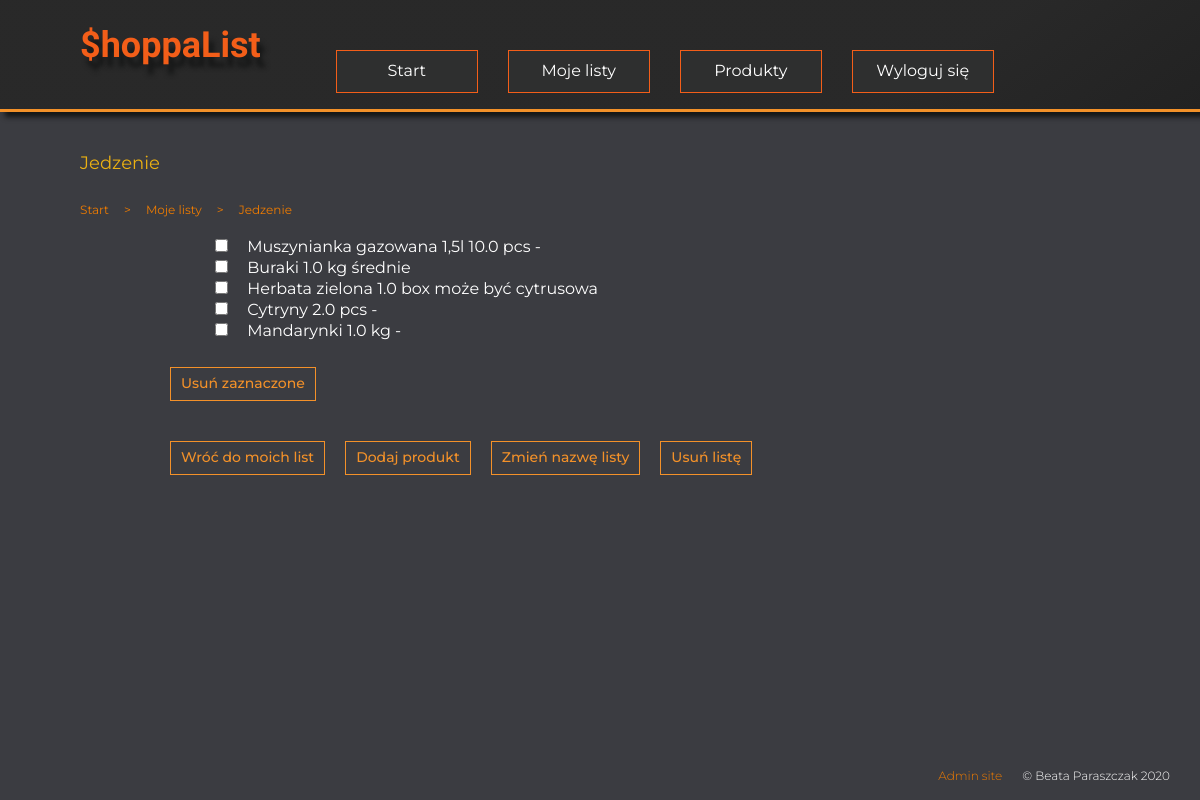
Screenshot of /categories/2/ (signed in) with the database file from the repository.
### shopping/models.py (models this page shows, shortened)
class Category(models.Model):
    name = models.CharField(
        max_length=30,
        unique=True,
        verbose_name='Nazwa listy',
    )
    def __str__(self):
        return self.name
    class Meta:
       verbose_name = 'Category'
       verbose_name_plural = 'Categories'

class Product(models.Model):
    UNITS = [
        ('pcs', 'szt.'),
        ('box', 'op.'),
        ('bottle', 'but.'),
        ('kg', 'kg'),
        ('dag', 'dag'),
        ('l', 'l'),
        ('cm', 'cm'),
        ('m', 'm'),
    ]
    name = models.CharField(max_length=50, verbose_name="Nazwa")
    amount = models.FloatField(blank=True, default=0, verbose_name="Ilość")
    unit = models.CharField(max_length=6, choices=UNITS, default='pcs', verbose_name="Jednostka") #tu rozwijana lista z jednostkami: pcs, kg, l, box, bottle, dag
    comment = models.CharField(max_length=100, blank=True, default='-', verbose_name="Uwagi")
    categories = models.ManyToManyField(
        'Category',
        through='Entry',
        through_fields=('product', 'category'),
        blank=True,
        verbose_name="Nazwa listy"
        )
    owner = models.ForeignKey(User, on_delete=models.PROTECT, blank=True, null=True, verbose_name="Prywatne")
    def __str__(self):
        return f"{self.name} {self.amount} {self.unit} {self.comment}"
    class Meta:
        verbose_name = 'Product'
        verbose_name_plural = 'Products'

### shopping/views.py (the view, shortened to what this page needs)
# urls.py: path('categories/<int:pk>/', views.CategoryDetails.as_view(), name="category"),
class CategoryDetails(FormMixin, DetailView, ProcessFormView):
    template_name = 'shopping/category.html'
    form_class = DeleteSelectedForm
    context_object_name = 'name'
    def get_context_data(self, **kwargs):
        context = super().get_context_data(**kwargs)
        context['title'] = '{0}'.format(self.object)
        return context
    def get_queryset(self):
        prefetch = Prefetch('product_set', queryset=Product.objects.filter(Q(owner=self.request.user) | Q(owner__isnull=True)))
        return Category.objects.prefetch_related(prefetch)

### shopping/forms.py
class DeleteSelectedForm(forms.Form):
    products = forms.ModelMultipleChoiceField(
                    widget = forms.CheckboxSelectMultiple,
                    queryset = Product.objects.all(),
    )

### shopping/templates/shopping/category.html (shortened to what this page needs)
{% extends "base.html" %}
{% block content %}
<ul class="breadcrumb">
    <li><a href="{% url 'index' %}">Start</a></li>
    <li>&gt</li>
    <li><a href="{% url 'categories' %}">Moje listy</a></li>
    <li>&gt</li>
    <li><a href="{% url 'category' pk=object.pk %}">{{ object }}</a></li>
</ul>
<form method="POST">
    <ul>
        {% for p in object.product_set.all %}
        <li><input type="checkbox" name="products" value="{{ p.pk }}">&nbsp;<a
                href="{% url 'product' pk=p.pk %}">{{ p }}</a>
        </li>
        {% endfor %}
    </ul>
    <input class="sub" type="submit" value="Usuń zaznaczone">
</form>
<ul class="buttons">
    <li><a class="sub" href="{% url 'categories' %}">Wróć do moich list</a></li>
    <li><a class="sub" href="{% url 'p_add' %}">Dodaj produkt</a></li>
    <li><a class="sub" href="{% url 'c_edit' pk=object.pk %}">Zmień nazwę listy</a></li>
    <li><a class="sub" href="{% url 'c_delete' pk=object.pk %}">Usuń listę</a></li>
</ul>
{% endblock %}

### shopping/templates/base.html (shortened to what this page needs)
{% load static %}
<!DOCTYPE html>
<html lang="en">
<head>
    <link rel="stylesheet" type="text/css" href="{% static 'shopping/style.css' %}">
</head>
<body>
    <div class="menu-container">
        <div>
            <h1>$hoppaList</h1>
        </div>
        <div>
            <nav>
                <ul class="menu">
                    <li><a href="{% url 'index' %}">Start</a></li>
                    <li><a href="{% url 'categories' %}">Moje listy</a></li>
                    <li><a href="{% url 'products' %}">Produkty</a></li>
                    {% if user.is_authenticated %}
                    <li><a href="{% url 'logout' %}">Wyloguj się</a></li>
                    {% else %}
                    <li><a href="{% url 'login' %}">Zaloguj się</a></li>
                    {% endif %}
                </ul>
            </nav>
        </div>
    </div>
    <h3>{{ title }}</h3>
    <div class="content">
        {% block content %}
        {% endblock %}
    </div>
    <footer>
        <ul>
            <li><a href="{% url 'admin:index' %}">Admin site</a></li>
            <li>&copy; Beata Paraszczak 2020</li>
        </ul>
    </footer>
</body>
</html>

### shopping/static/shopping/style.css (style rules this page uses)
body { font-family: 'Montserrat', sans-serif; background-color: #3b3c41; margin: 0; padding: 0; color: #ffffff; height: 100vh; box-sizing: border-box; position: relative; }
.menu-container { padding: 0 0 0 80px; background: rgb(0, 0, 0); background: linear-gradient(144deg, rgba(41, 41, 41, 0.998) 76%, rgb(34, 34, 34) 100%); box-shadow: 5px 5px 5px #151616; border-bottom: 3px solid #f39129; display: flex; }
h1 { font-size: 36px; font-family: 'Rock Salt', cursive; color: #f35e19; text-shadow: 5px 10px 5px #151616; }
nav { margin: 50px 0 0 20px; }
.menu { display: flex; }
.menu li { text-align: center; justify-content: center; }
.menu li a { flex-direction: row; display: block; width: 100px; padding: 10px 20px 10px 20px; margin: 0px 15px; background-color: #2e2f2f; border: 1px solid #f35e19; font-size: 16px; transition: 0.4; }
.breadcrumb { display: flex; font-size: 12px !important; color: #ee7b00 !important; padding: 0 !important; margin-bottom: 20px; }
.breadcrumb li { font-size: 12px !important; color: #ee7b00 !important; margin-right: 15px; }
.breadcrumb li a { font-size: 12px !important; color: #ee7b00 !important; }
h3 { margin-top: 40px; padding: 0 0 10px 80px; font-size: 18px; font-weight: 400; color: #ebb112; }
ul { list-style: none; line-height: 1.3; }
ul a { text-decoration: none; color: #ffffff; }
footer { position: fixed; bottom: 0px; right: 20px; width: 100%; align-items: center; z-index: -1; }
footer ul { display: flex; justify-content: flex-end; }
footer ul li { flex-direction: row; margin: 0 10px; font-size: 12px; font-weight: 300; }
footer ul li a { color: #ee7b00; }
.content, form { padding: 0 0 20px 80px; }
form input, form select { margin: 0 15px; background-color: #f7f3ea; border: none; }
.buttons { display: flex; margin-left: 40px; }
.sub { text-align: center; padding: 6px 10px 8px 10px; margin: 10px; color: #f39129; font-family: inherit; font-weight: 500; text-decoration: none; font-size: 14px; background-color: #3b3c41; border: 1px solid #f39129; transition: 0.4; }

### rows the page displays
Category: name "Jedzenie"
Product: name+amount+unit "Muszynianka gazowana 1,5l 10.0 pcs -"
Product: name+amount+unit "Buraki 1.0 kg średnie"
Product: name+amount+unit "Herbata zielona 1.0 box może być cytrusowa"
Product: name+amount+unit "Cytryny 2.0 pcs -"
Product: name+amount+unit "Mandarynki 1.0 kg -"
